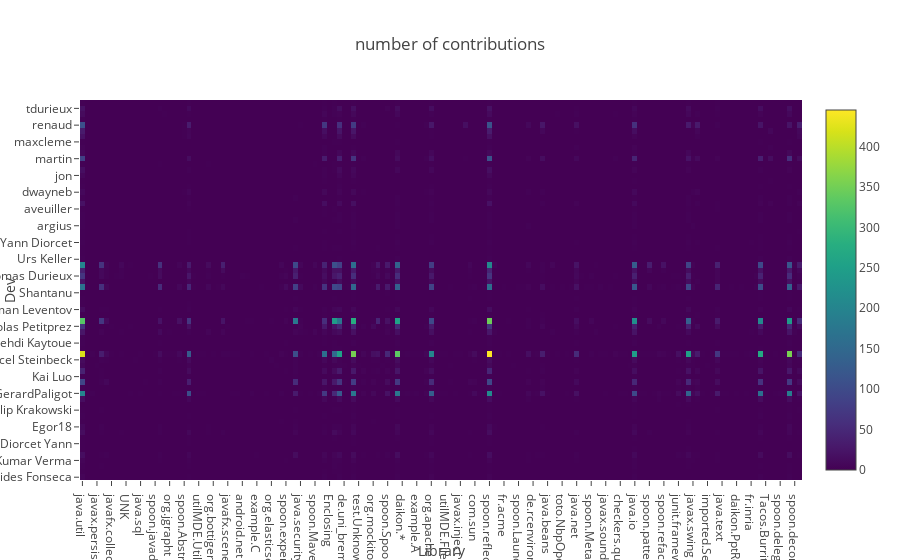

This figure's notebook cell:
### Code cell
plot_matrix(agreg, 'number of contributions', xlabel='Library', ylabel='Dev')

### Figure 1 — Plotly figure (JSON) as saved in the notebook; plotly's stock layout.template omitted (floating-point values rounded to 4 significant figures; data arrays with more than 128 entries replaced by an {"elided": "..."} marker saying what was removed)
{"data": [{"colorscale": "Viridis", "type": "heatmap", "uid": "115ee8fc-4219-4eeb-8f28-ce3f0b791e2a", "x": {"elided": "149 str values"}, "y": ["Alcides Fonseca", "André Cruz", "Artur Bosch", "Ashutosh Kumar Verma", "Benjamin DANGLOT", "Christopher Stokes", "Diorcet Yann", "Eddie T", "Egor Bredikhin", "Egor18", "Fabien DUMINY", "Fan Long", "Filip Krakowski", "Gerard", "Gerard Paligot", "GerardPaligot", "Gregor Zeitlinger", "Gérard Paligot", "Kai Luo", "Lionel Seinturier", "Marcel", "Marcel Steinbeck", "Martin Monperrus", "Maxime CLEMENT", "Mehdi Kaytoue", "Miguel Sozinho Ramalho", "Nicolas Harrand", "Nicolas Petitprez", "Pavel Vojtechovsky", "Phillip Schichtel", "Roman Leventov", "Scott Dickerson", "Sergey Fedorov", "Shantanu", "Simon Urli", "Stefan Wolf", "Thomas Durieux", "Tomasz Zielinski", "Tomasz Zieliński", "Urs Keller", "Vincenzo Musco", "Wreulicke", "Yann Diorcet", "adamjryan", "anonsvn", "argius", "arno_b", "aryan", "aveuiller", "bcornu", "danglotb", "dwayneb", "fangzhen", "fav", "jon", "leventov", "lodart", "martin", "martinezmatias", "matiasmartinez", "maxcleme", "noguera", "petitpre", "renaud", "seinturier", "srlm", "tdurieux", "tiagodrcarvalho"], "z": {"elided": "68x149 int values"}}], "layout": {"title": {"text": "number of contributions"}, "xaxis": {"title": {"text": "Library"}}, "yaxis": {"title": {"text": "Dev"}}}}
